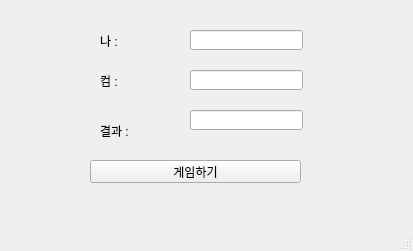
<?xml version="1.0" encoding="UTF-8"?>
<ui version="4.0">
 <class>MainWindow</class>
 <widget class="QMainWindow" name="MainWindow">
  <property name="geometry">
   <rect>
    <x>0</x>
    <y>0</y>
    <width>413</width>
    <height>251</height>
   </rect>
  </property>
  <property name="windowTitle">
   <string>MainWindow</string>
  </property>
  <widget class="QWidget" name="centralwidget">
   <widget class="QLabel" name="lbl_mine">
    <property name="geometry">
     <rect>
      <x>100</x>
      <y>30</y>
      <width>41</width>
      <height>21</height>
     </rect>
    </property>
    <property name="text">
     <string>나 :</string>
    </property>
   </widget>
   <widget class="QLabel" name="lbl_com">
    <property name="geometry">
     <rect>
      <x>100</x>
      <y>70</y>
      <width>41</width>
      <height>21</height>
     </rect>
    </property>
    <property name="text">
     <string>컴 :</string>
    </property>
   </widget>
   <widget class="QLabel" name="lbl_result">
    <property name="geometry">
     <rect>
      <x>100</x>
      <y>120</y>
      <width>41</width>
      <height>21</height>
     </rect>
    </property>
    <property name="text">
     <string>결과 :</string>
    </property>
   </widget>
   <widget class="QLineEdit" name="le_mine">
    <property name="geometry">
     <rect>
      <x>190</x>
      <y>30</y>
      <width>113</width>
      <height>20</height>
     </rect>
    </property>
   </widget>
   <widget class="QLineEdit" name="le_com">
    <property name="geometry">
     <rect>
      <x>190</x>
      <y>70</y>
      <width>113</width>
      <height>20</height>
     </rect>
    </property>
   </widget>
   <widget class="QLineEdit" name="le_result">
    <property name="geometry">
     <rect>
      <x>190</x>
      <y>110</y>
      <width>113</width>
      <height>20</height>
     </rect>
    </property>
   </widget>
   <widget class="QPushButton" name="pb">
    <property name="geometry">
     <rect>
      <x>90</x>
      <y>160</y>
      <width>211</width>
      <height>23</height>
     </rect>
    </property>
    <property name="text">
     <string>게임하기</string>
    </property>
   </widget>
  </widget>
  <widget class="QMenuBar" name="menubar">
   <property name="geometry">
    <rect>
     <x>0</x>
     <y>0</y>
     <width>413</width>
     <height>21</height>
    </rect>
   </property>
  </widget>
  <widget class="QStatusBar" name="statusbar"/>
 </widget>
 <resources/>
 <connections/>
</ui>
